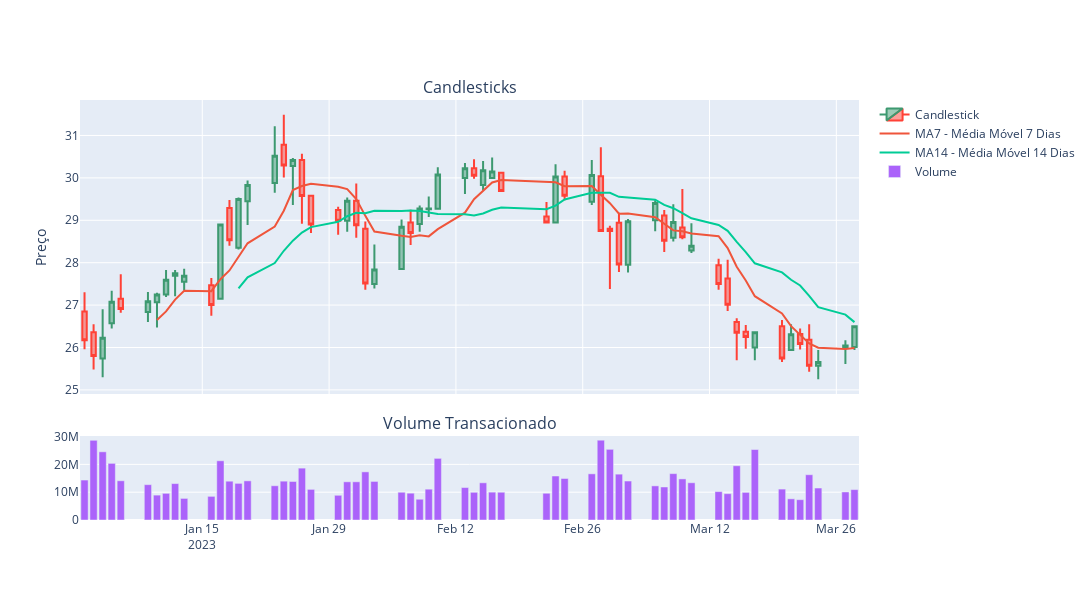

Notebook source saved alongside this figure:
### Code cell
# Criando subplots
'''
"Primeiro, criamos uma figura que conterá nossos gráficos usando make_subplots.
Isso nos permite ter múltiplos gráficos em uma única visualização.
Aqui, teremos dois subplots: um para o gráfico de candlestick e outro para o volume de transações."

'''
fig = make_subplots(rows=2, cols=1, shared_xaxes=True,
                    vertical_spacing=0.1,
                    subplot_titles=('Candlesticks', 'Volume Transacionado'),
                    row_width=[0.2, 0.7])

'''
"No gráfico de candlestick, cada candle representa um dia de negociação,
mostrando o preço de abertura, fechamento, máximo e mínimo. Vamos adicionar este gráfico à nossa figura."
'''
# Adicionando o gráfico de candlestick
fig.add_trace(go.Candlestick(x=df.index,
                             open=df['Abertura'],
                             high=df['Maximo'],
                             low=df['Minimo'],
                             close=df['Fechamento'],
                             name='Candlestick'),
                             row=1, col=1)

# Adicionando as médias móveis
# Adicionamos também médias móveis ao mesmo subplot para análise de tendências
fig.add_trace(go.Scatter(x=df.index,
                         y=df['MA7'],
                         mode='lines',
                         name='MA7 - Média Móvel 7 Dias'),
                         row=1, col=1)

fig.add_trace(go.Scatter(x=df.index,
                         y=df['MA14'],
                         mode='lines',
                         name='MA14 - Média Móvel 14 Dias'),
                         row=1, col=1)

# Adicionando o gráfico de barras para o volume
# Em seguida, criamos um gráfico de barras para o volume de transações, que nos dá uma ideia da atividade de negociação naquele dia
fig.add_trace(go.Bar(x=df.index,
                     y=df['Volume'],
                     name='Volume'),
                     row=2, col=1)

# Atualizando layout
#Finalmente, configuramos o layout da figura, ajustando títulos, formatos de eixo e outras configurações para tornar o gráfico claro e legível.
fig.update_layout(yaxis_title='Preço',
                  xaxis_rangeslider_visible=False,  # Desativa o range slider
                  width=1100, height=600)

# Mostrando o gráfico
fig.show()
